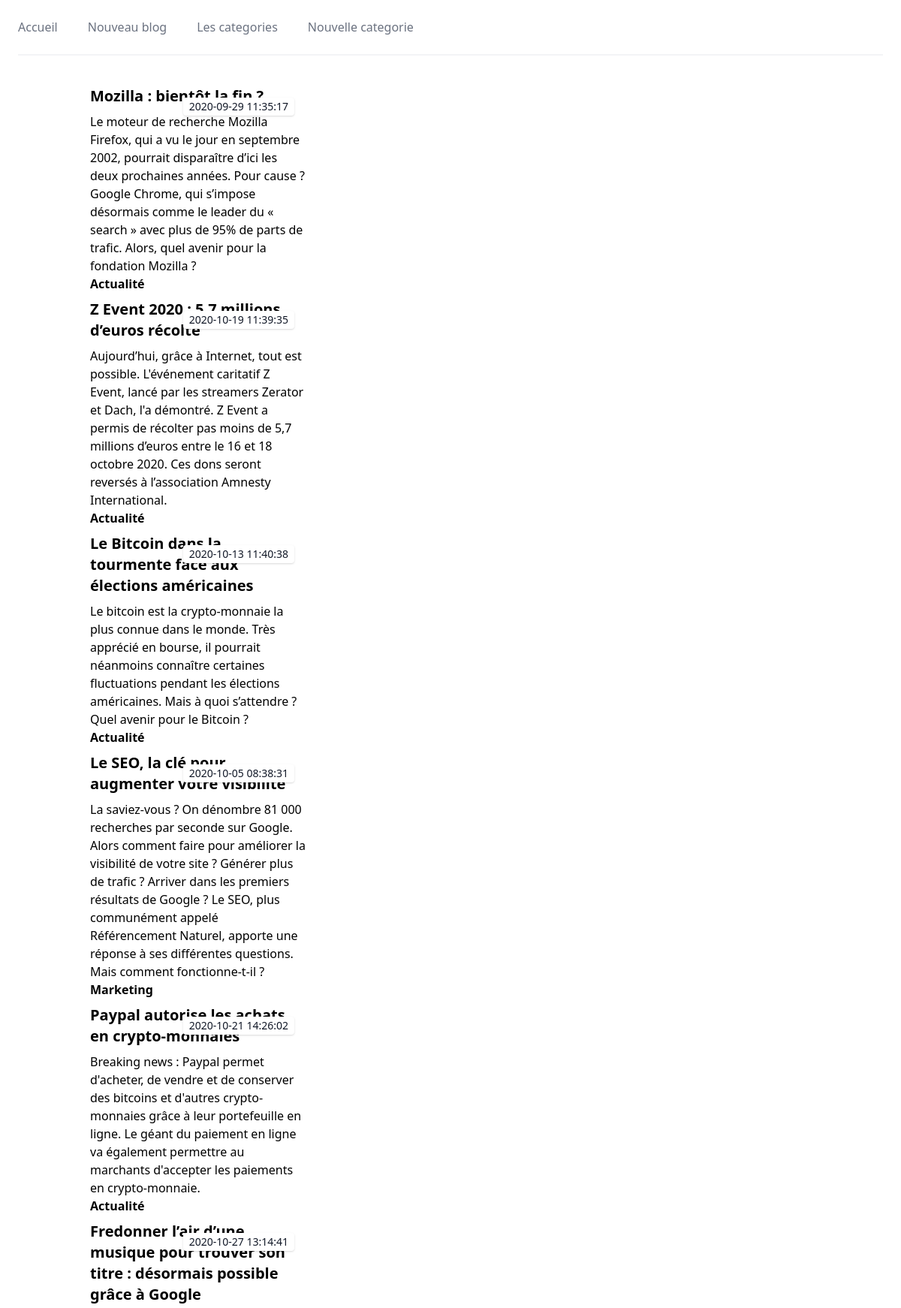
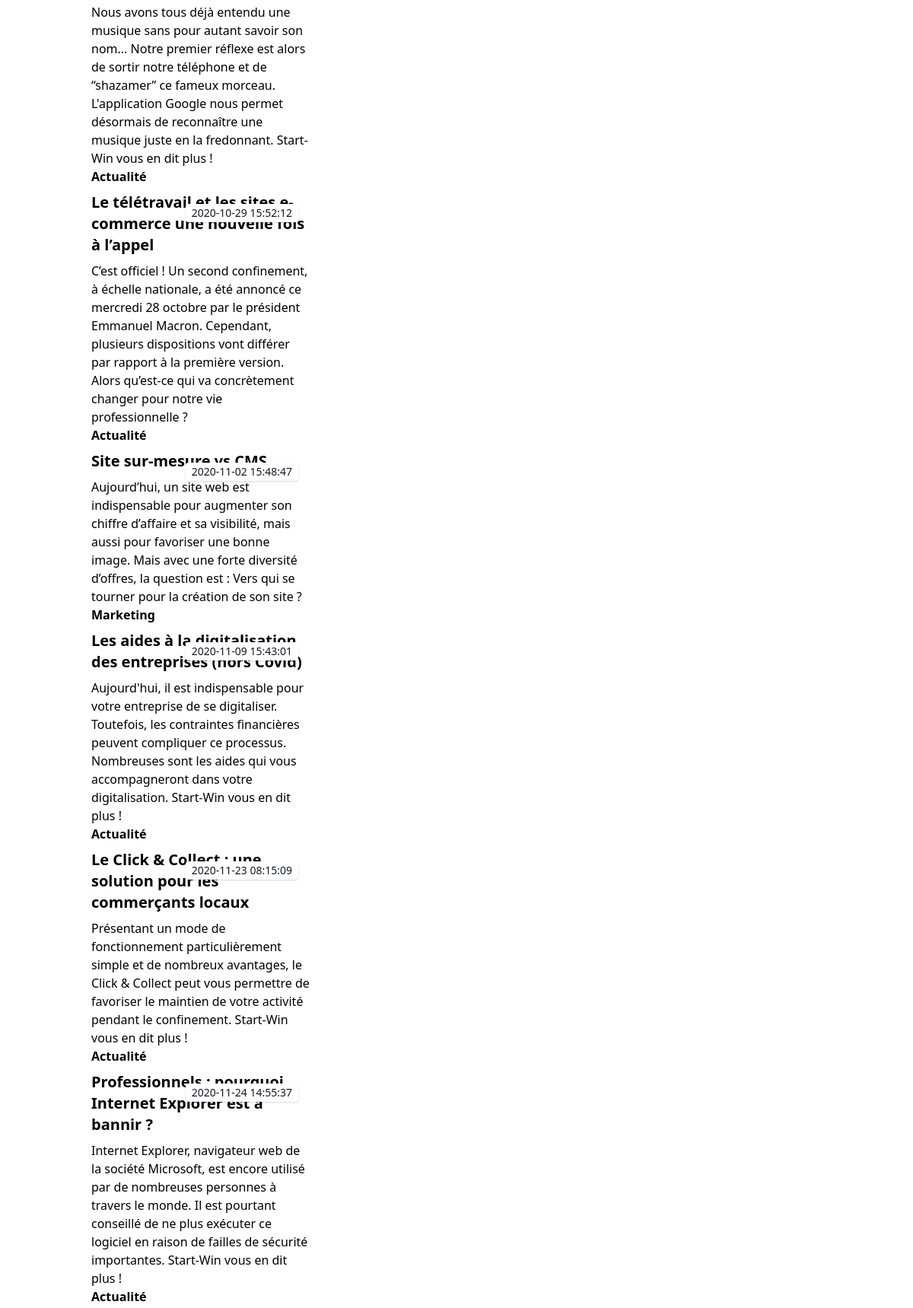
The page / (upper part) on the database its author committed (2 pictures, top to bottom).
### tables this page shows
CREATE TABLE IF NOT EXISTS `blogs` (
  `id` bigint(20) UNSIGNED NOT NULL AUTO_INCREMENT,
  `title` varchar(255) DEFAULT NULL,
  `author` varchar(255) DEFAULT 'Pauline',
  `content` mediumtext DEFAULT NULL,
  `resume` mediumtext DEFAULT NULL,
  `category_id` int(11) DEFAULT NULL,
  `created_at` timestamp NULL DEFAULT NULL,
  `updated_at` timestamp NULL DEFAULT NULL,
  PRIMARY KEY (`id`)
);

CREATE TABLE IF NOT EXISTS `categories` (
  `id` bigint(20) UNSIGNED NOT NULL AUTO_INCREMENT,
  `name` varchar(255) DEFAULT NULL,
  `created_at` timestamp NULL DEFAULT NULL,
  `updated_at` timestamp NULL DEFAULT NULL,
  PRIMARY KEY (`id`)
);

### Controllers/BlogController.php (called while the page is built, shortened)
<?php
require_once('Models/Blog.php');
class BlogController {
	public function index() {
		$blog = new Blog;
		$blogs = $blog->getAllBlogs();
		include('Views/blog/index.php');
	}
}

### Models/Database.php (called while the page is built, shortened)
<?php
class Database {
    public function __construct()
    {
        try {
            $this->bdd = new PDO('mysql:host=localhost;dbname=blog;charset=utf8', 'root', '');
        }
        catch(\Exception $e){
            echo $e->getMessage();
        }
    }
}

### Models/Blog.php (called while the page is built, shortened)
<?php
require_once ('Models/Database.php');
class Blog extends Database {
     public function getAllBlogs() {
		$request = $this->bdd->prepare('
			SELECT blogs.*, categories.name AS categorie FROM blogs
               INNER JOIN categories ON categories.id = blogs.category_id
		');
		$request->execute();
		$data = $request->fetchAll(PDO::FETCH_ASSOC);
		return $data;
	}
}

### Views/blog/index.php (the view)
<?php require_once(ROOT . '/Views/partials/header.php'); ?>
<div class="container p-6 mx-auto grid grid-cols-1 md:grid-cols-2 lg:grid-cols-3 gap-4 lg:gap-8">
    <div class="p-2">
    <?php foreach($blogs as $blog) : ?>
        <a href="/blog/show/<?= $blog['id'] ?>">
            <div class="relative">
                <div class="absolute top-4 right-4 rounded shadow bg-white text-gray-900 dark:bg-gray-900 dark:text-white text-sm px-2 py-0.5">
                <?= $blog['created_at'] ?>
                </div>
            </div>
            <div class="my-2 text-xl font-semibold"><?= $blog['title'] ?></div>
            <div class=""><?= $blog['resume'] ?></div>
            <div><b><?= $blog['categorie'] ?></b></div>
        </a>
        <?php endforeach ?>
    </div>
</div>
<?php require_once(ROOT . '/Views/partials/footer.php'); ?>

### router.php (shortened to what this page needs)
<?php
$params = $_GET['params'];
$params = explode("/", $params);
$controller = ucfirst($params[0]);
$method = !empty($params[1]) ? $params[1] : 'index';
require(ROOT . '/Models/Database.php');
if (file_exists("Controllers/". $controller . "Controller.php")) {
	include("Controllers/" . $controller . "Controller.php");
	$controller = "Controllers\\$controller" . "Controller";
	$page = new $controller();
	if (method_exists($controller, $method)) {
		array_splice($params, 0, 2);
		call_user_func_array(array($page, $method), $params);
	} else {
		include("Controllers/ErrorController.php");
	}
} else if ($controller === "") {
	include("Controllers/BlogController.php");
	$page = new Controllers\BlogController();
	$page->$method();
} else {
	include("Controllers/ErrorController.php");
}

### Views/partials/header.php (shortened to what this page needs)
<!doctype html>
<html>
<head>
    <link rel="stylesheet" href="https://unpkg.com/tailwindcss@2.2.19/dist/tailwind.min.css"/>
	  <link rel="stylesheet" type="text/css" href="/misc/css/style.css">
</head>
<body>
<div class="relative bg-white">
  <div class="max-w-7xl mx-auto px-4 sm:px-6">
    <div class="flex justify-between items-center border-b-2 border-gray-100 py-6 md:justify-start md:space-x-10">
      <nav class="hidden md:flex space-x-10">
        <a href="/" class="text-base font-medium text-gray-500 hover:text-gray-900"> Accueil </a>
        <a href="/blog/create" class="text-base font-medium text-gray-500 hover:text-gray-900"> Nouveau blog </a>
        <a href="/category" class="text-base font-medium text-gray-500 hover:text-gray-900"> Les categories </a>
        <a href="/category/create" class="text-base font-medium text-gray-500 hover:text-gray-900"> Nouvelle categorie </a>
      </nav>
    </div>
  </div>
</div>

### Views/partials/footer.php (shortened to what this page needs)
</body>
</html>

### rows shown on the page
blogs: created_at "2020-09-29 11:35:17", title "Mozilla : bientôt la fin ?", resume "Le moteur de recherche Mozilla Firefox, qui a vu le jour en septembre 2002, pourrait disparaître d’ici les deux prochaines années. Pour cause ? Google Chrome, qui s’impose désormais comme le leader du « search » avec plus de 95% de parts de trafic. Alors, quel avenir pour la fondation Mozilla ?", category.name "Actualité"
blogs: created_at "2020-10-19 11:39:35", title "Z Event 2020 : 5,7 millions d’euros récolté", resume "Aujourd’hui, grâce à Internet, tout est possible. L'événement caritatif Z Event, lancé par les streamers Zerator et Dach, l'a démontré. Z Event a permis de récolter pas moins de 5,7 millions d’euros entre le 16 et 18 octobre 2020. Ces dons seront reversés à l’association Amnesty International.", category.name "Actualité"
blogs: created_at "2020-10-13 11:40:38", title "Le Bitcoin dans la tourmente face aux élections américaines", resume "Le bitcoin est la crypto-monnaie la plus connue dans le monde. Très apprécié en bourse, il pourrait néanmoins connaître certaines fluctuations pendant les élections américaines. Mais à quoi s’attendre ? Quel avenir pour le Bitcoin ?", category.name "Actualité"
blogs: created_at "2020-10-05 08:38:31", title "Le SEO, la clé pour augmenter votre visibilité", resume "La saviez-vous ? On dénombre 81 000 recherches par seconde sur Google. Alors comment faire pour améliorer la visibilité de votre site ? Générer plus de trafic ? Arriver dans les premiers résultats de Google ? Le SEO, plus communément appelé Référencement Naturel, apporte une réponse à ses différentes questions. Mais comment fonctionne-t-il ?", category.name "Marketing"
blogs: created_at "2020-10-21 14:26:02", title "Paypal autorise les achats en crypto-monnaies", resume "Breaking news : Paypal permet d'acheter, de vendre et de conserver des bitcoins et d'autres crypto-monnaies grâce à leur portefeuille en ligne. Le géant du paiement en ligne va également permettre au marchants d'accepter les paiements en crypto-monnaie.", category.name "Actualité"
blogs: created_at "2020-10-27 13:14:41", title "Fredonner l’air d’une musique pour trouver son titre : désormais possible grâce à Google", resume "Nous avons tous déjà entendu une musique sans pour autant savoir son nom... Notre premier réflexe est alors de sortir notre téléphone et de “shazamer” ce fameux morceau. L'application Google nous permet désormais de reconnaître une musique juste en la fredonnant. Start-Win vous en dit plus !", category.name "Actualité"
blogs: created_at "2020-10-29 15:52:12", title "Le télétravail et les sites e-commerce une nouvelle fois à l’appel", resume "C’est officiel ! Un second confinement, à échelle nationale, a été annoncé ce mercredi 28 octobre par le président Emmanuel Macron. Cependant, plusieurs dispositions vont différer par rapport à la première version. Alors qu’est-ce qui va concrètement changer pour notre vie professionnelle ?", category.name "Actualité"
blogs: created_at "2020-11-02 15:48:47", title "Site sur-mesure vs CMS", resume "Aujourd’hui, un site web est indispensable pour augmenter son chiffre d’affaire et sa visibilité, mais aussi pour favoriser une bonne image. Mais avec une forte diversité d’offres, la question est : Vers qui se tourner pour la création de son site ?", category.name "Marketing"
blogs: created_at "2020-11-09 15:43:01", title "Les aides à la digitalisation des entreprises (hors Covid)", resume "Aujourd'hui, il est indispensable pour votre entreprise de se digitaliser. Toutefois, les contraintes financières peuvent compliquer ce processus. Nombreuses sont les aides qui vous accompagneront dans votre digitalisation. Start-Win vous en dit plus !", category.name "Actualité"
blogs: created_at "2020-11-23 08:15:09", title "Le Click & Collect : une solution pour les commerçants locaux", resume "Présentant un mode de fonctionnement particulièrement simple et de nombreux avantages, le Click & Collect peut vous permettre de favoriser le maintien de votre activité pendant le confinement. Start-Win vous en dit plus !", category.name "Actualité"
blogs: created_at "2020-11-24 14:55:37", title "Professionnels : pourquoi Internet Explorer est à bannir ?", resume "Internet Explorer, navigateur web de la société Microsoft, est encore utilisé par de nombreuses personnes à travers le monde. Il est pourtant conseillé de ne plus exécuter ce logiciel en raison de failles de sécurité importantes. Start-Win vous en dit plus !", category.name "Actualité"
